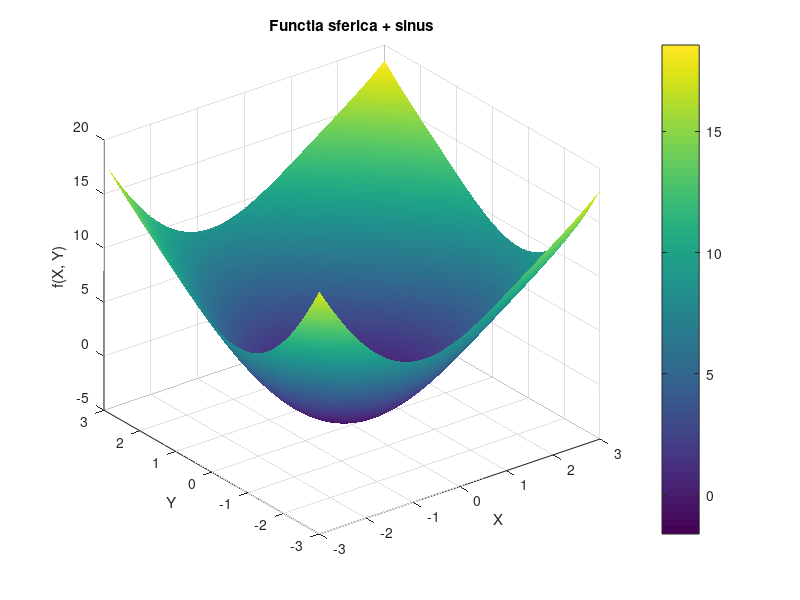
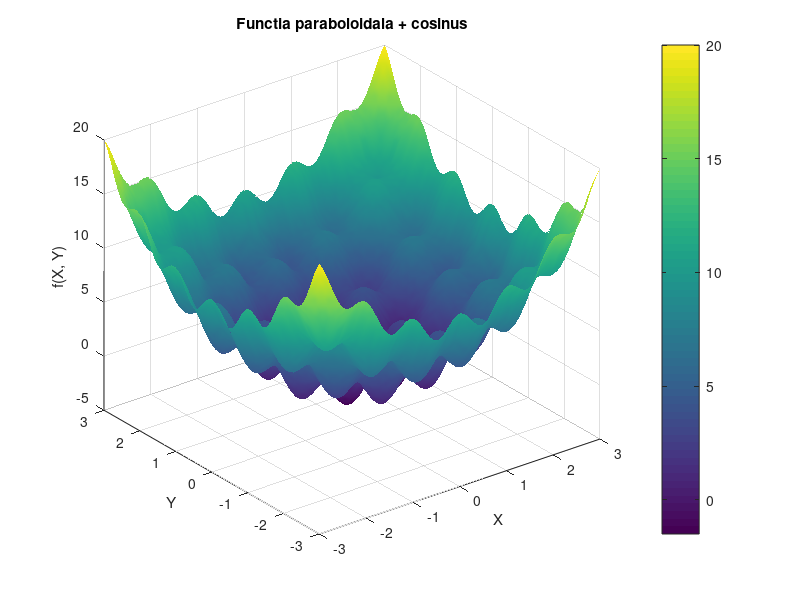
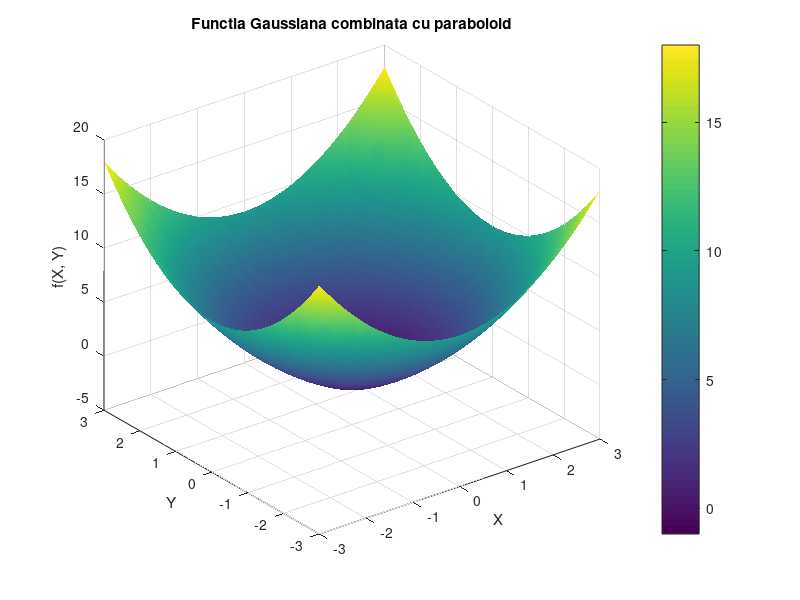

The MATLAB script that drew these images, in order:
clc; clear; close all;
x = linspace(-3, 3, 100);
y = linspace(-3, 3, 100);
[X, Y] = meshgrid(x, y);

%% 1. Fct sferica cu sinus
Z1 = X.^2 + Y.^2 + 2*sin(X) + 2*sin(Y);

figure;
surf(X, Y, Z1);
xlabel('X'); ylabel('Y'); zlabel('f(X, Y)');
title('Functia sferica + sinus');
colorbar;
shading interp;

%% 2. Fct paraboloidala cu cosinus
Z2 = X.^2 + Y.^2 + cos(2*pi*X) + cos(2*pi*Y);

figure;
surf(X, Y, Z2);
xlabel('X'); ylabel('Y'); zlabel('f(X, Y)');
title('Functia paraboloidala + cosinus');
colorbar;
shading interp;

%% 3. Funcția Gaussiana cu paraboloid
Z3 = X.^2 + Y.^2 - exp(-(X.^2 + Y.^2));

figure;
surf(X, Y, Z3);
xlabel('X'); ylabel('Y'); zlabel('f(X, Y)');
title('Functia Gaussiana combinata cu paraboloid');
colorbar;
shading interp;
